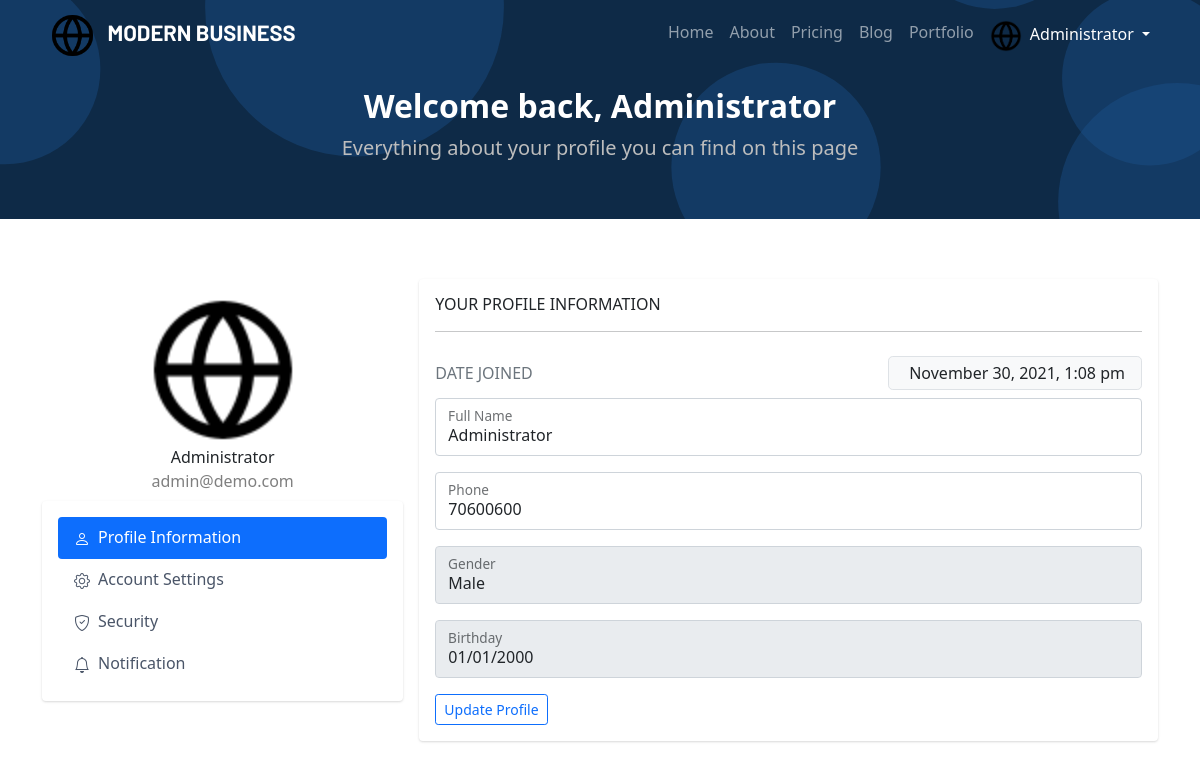
The app's page /profile.php (signed in) with its own data.
### tables this page shows
CREATE TABLE `server` (
  `ID` int(11) NOT NULL,
  `Mode` int(11) NOT NULL,
  `Information` text NOT NULL DEFAULT 'N/A',
  `Logo` text NOT NULL DEFAULT 'favicon.ico',
  `Title` text NOT NULL DEFAULT 'Code4You',
  `FooterText` text NOT NULL
);

CREATE TABLE `users` (
  `ID` bigint(20) NOT NULL,
  `Joined` datetime NOT NULL DEFAULT current_timestamp(),
  `EMail` varchar(100) NOT NULL,
  `Password` varchar(40) NOT NULL,
  `Name` mediumtext NOT NULL,
  `Phone` int(11) NOT NULL,
  `Gender` tinyint(4) NOT NULL,
  `Birthday` date NOT NULL,
  `Approved` tinyint(4) NOT NULL DEFAULT 0,
  `Admin` tinyint(4) NOT NULL DEFAULT 0,
  `Avatar` text NOT NULL DEFAULT 'favicon.ico',
  `Deactivated` int(11) NOT NULL DEFAULT 0
);

### config.php (called while the page is built, shortened)
<?php
	include_once('include/mysql.php');
	include_once('include/functions.php');
	if (isLogged())
    {
        $user = returnID();
        $userQuery = mysqli_query($SQL, "SELECT * FROM users WHERE ID = '$user'");
        $userData = mysqli_fetch_assoc($userQuery);
    }
	$sQuery = mysqli_query($SQL, "SELECT * FROM server");
	$serverInfo = mysqli_fetch_assoc($sQuery);
?>

### include/functions.php (called while the page is built, shortened)
<?php
function returnID()
{
    return $_SESSION["Logged"];
}
function isLogged()
{
    if (isset($_SESSION["Logged"])) return true;
    return false;
}
function setGender($user)
{
    switch ($user)
    {
        case '0':
            $output = "Male";
            break;
    }
    return $output;
}
?>

### profile.php (the view, shortened to what this page needs)
<?php
    require_once("config.php");
?>
<!doctype html>
<html lang="en">
  	<head>
	  	<?php include 'elements/head.php'; ?>
  	</head>
  	<body>
        <div class="animated">
            <?php include 'elements/nav.php'; ?>
            <div class="container px-2 py-2 my-2">
                <div class="row gx-5 justify-content-center">
                    <div class="text-center mb-5">
                        <?php
                            $fullname = explode(" ", $userData["Name"]);
                        ?>
                        <h2 class="fw-bolder text-white">Welcome back, <?php echo $fullname[0]; ?></h2>
                        <p class="lead fw-normal text-white-80 mb-0">Everything about your profile you can find on this page</p>
                    </div>
                </div>
            </div>
        </div>
        <section class="py-1">
            <div class="container mt-5 mb-5">
                <div class="row gutters-sm">
                    <div class="col-md-4 d-md-block mb-4">
                        <div class="d-flex flex-column align-items-center text-center my-2">
                            <img class="rounded-circle mt-2" width="150px" src="assets/profile/<?php echo $userData["Avatar"]; ?>">
                            <span class="font-weight-bold"><?php echo $userData["Name"]; ?></span>
                            <span class="text-black-50"><?php echo $userData["EMail"]; ?></span>
                        </div>
                        <div class="card">
                            <div class="card-body">
                                <nav class="nav flex-column nav-pills nav-gap-y-1">
                                    <a href="#profile" data-bs-toggle="tab" class="nav-item active nav-link has-icon nav-link-faded">
                                        <i class="bi bi-person pe-2"></i></i>Profile Information
                                    </a>
                                    <a href="#account" data-bs-toggle="tab" class="nav-item nav-link has-icon nav-link-faded">
                                        <i class="bi bi-gear pe-2"></i></i>Account Settings
                                    </a>
                                    <a href="#security" data-bs-toggle="tab" class="nav-item nav-link has-icon nav-link-faded">
                                        <i class="bi bi-shield-check pe-2"></i>Security
                                    </a>
                                    <a href="#notification" data-bs-toggle="tab" class="nav-item nav-link has-icon nav-link-faded">
                                        <i class="bi bi-bell pe-2"></i>Notification
                                    </a>
                                </nav>
                            </div>
                        </div>
                    </div>
                    <div class="col-md-8">
                        <div class="card">
                            <div class="card-body tab-content">
                                <div class="tab-pane active" id="profile">
                                    <h6>YOUR PROFILE INFORMATION</h6>
                                    <hr>
                                    <form>
                                        <div class="d-flex justify-content-between align-items-center experience py-2">
                                            <span class="text-uppercase text-muted">Date joined</span>
                                            <span class="border px-3 p-1 bg-light text-dark rounded-3"><i class="fa fa-plus"></i>&nbsp;<?php echo date("F j, Y, g:i a", strtotime($userData["Joined"])); ?></span>
                                        </div>
                                        <div class="form-floating mb-3">
                                            <input class="form-control" id="full_name" type="text" value="<?php echo $userData["Name"]; ?>" placeholder="John Wick" />
                                            <label for="full_name">Full Name</label>
                                        </div>
                                        <div class="form-floating mb-3">
                                            <input class="form-control" id="user_phone" type="text" value="<?php echo $userData["Phone"]; ?>" placeholder="Phone" />
                                            <label for="user_phone">Phone</label>
                                        </div>
                                        <div class="form-floating mb-3">
                                            <input class="form-control" id="user_gender" type="text" value="<?php echo setGender($userData["Gender"]); ?>" placeholder="Gender" disabled/>
                                            <label for="user_gender">Gender</label>
                                        </div>
                                        <div class="form-floating mb-3">
                                            <input class="form-control" id="user_bday" type="date" value="<?php echo $userData["Birthday"]; ?>" disabled/>
                                            <label for="user_bday">Birthday</label>
                                        </div>
                                        <button type="submit" id="update_profile" data-profile="<?php echo $userData["ID"]; ?>" class="btn btn-outline-primary btn-sm">Update Profile</button>
                                    </form>
                                </div>
                            </div>
                        </div>
                    </div>
                </div>
            </div>
        </section>
  	</body>
</html>

### elements/nav.php (shortened to what this page needs)
<?php $current_page = basename($_SERVER["PHP_SELF"]); ?>
	<nav class="navbar navbar-expand-lg navbar-dark">
		<div class="container">
		    <a class="navbar-brand custom-title" href="home"><img class="mx-2" src="admin/assets/<?php echo $serverInfo["Logo"]; ?>" width="45" height="45"> <?php echo $serverInfo["Title"]; ?></a>
		    <div class="collapse navbar-collapse" id="navbarNavDropdown">
		      	<ul class="navbar-nav ms-auto">
			        <li class="nav-item">
		          		<a class="nav-link <?php echo($current_page == "index.php") ? 'active' : ''; ?>" href="home">Home</a>
			        </li>
			        <li class="nav-item">
		          		<a class="nav-link <?php echo($current_page == "about-us.php") ? 'active' : ''; ?>" href="about-us">About</a>
			        </li>
			        <li class="nav-item">
		          		<a class="nav-link <?php echo($current_page == "pricing.php") ? 'active' : ''; ?>" href="pricing">Pricing</a>
			        </li>
			        <li class="nav-item">
		          		<a class="nav-link <?php echo($current_page == "blog.php" || $current_page == "view-post.php") ? 'active' : ''; ?>" href="blog">Blog</a>
			        </li>
			        <li class="nav-item">
		          		<a class="nav-link <?php echo($current_page == "portfolio.php" || $current_page == "view-item.php") ? 'active' : ''; ?>" href="portfolio">Portfolio</a>
			        </li>
			        <?php
			        	if (isLogged())
			        	{
			        		echo '
			        		<li class="nav-item dropdown">
					          	<a class="nav-link dropdown-toggle'; ?> <?php echo($current_page == "profile.php") ? 'active' : ''; echo'" href="#" id="navbarDropdown" role="button" data-bs-toggle="dropdown" aria-expanded="false">
					            	<img src="assets/profile/'.$userData["Avatar"].'" width="32" height="32" class="rounded-circle me-2">'.$userData["Name"].'
					          	</a>
					          	<ul class="dropdown-menu" aria-labelledby="navbarDropdown">'; ?>
					            	<?php if (adminPerm($userAdmin) == 1) { echo '<li><a class="dropdown-item" href="admin">Dashboard</a></li>'; } echo'
					            	<li><a class="dropdown-item" href="profile">Profile</a></li>
					            	<li><hr class="dropdown-divider"></li>
					            	<li><a class="dropdown-item" href="logout">Logout</a></li>
					          	</ul>
					        </li>
					        ';
			        	}
			        ?>
		      	</ul>
		    </div>
		</div>
	</nav>

### css/style.css (style rules this page uses)
* { margin: 0; padding: 0; }
html { scroll-behavior: smooth; }
a { text-decoration: none; }
.text-white-80 { color: #bdbdbd; }
.custom-title { text-transform: uppercase; font-family: 'Barlow', sans-serif; font-weight: bold; font-size: 22px !important; }
.animated { background-image: url("../assets/images/animated-bg.svg"); background-size: cover; background-position: center; background-repeat: no-repeat; }
.bi { vertical-align: -.125em; fill: currentColor; }

### profile.php (style rules this page uses)
body { height: 100vh; }
.nav-link { color: #4a5568; }
.card { box-shadow: 0 1px 3px 0 rgba(0,0,0,.1), 0 1px 2px 0 rgba(0,0,0,.06); }
.card { position: relative; display: flex; flex-direction: column; min-width: 0; word-wrap: break-word; background-color: #fff; background-clip: border-box; border: 0 solid rgba(0,0,0,.125); border-radius: .25rem; }
.card-body { flex: 1 1 auto; min-height: 1px; padding: 1rem; }
.gutters-sm { margin-right: -8px; margin-left: -8px; }
.gutters-sm>.col, .gutters-sm>[class*=col-] { padding-right: 8px; padding-left: 8px; }
.mb-3, .my-3 { margin-bottom: 1rem!important; }

### records on screen
server: Logo (picture), Title "MODERN BUSINESS"
users: Avatar (picture), Name "Administrator", EMail "admin@demo.com", Joined "November 30, 2021, 1:08 pm", Phone "70600600", Gender "Male", Birthday "01/01/2000"
